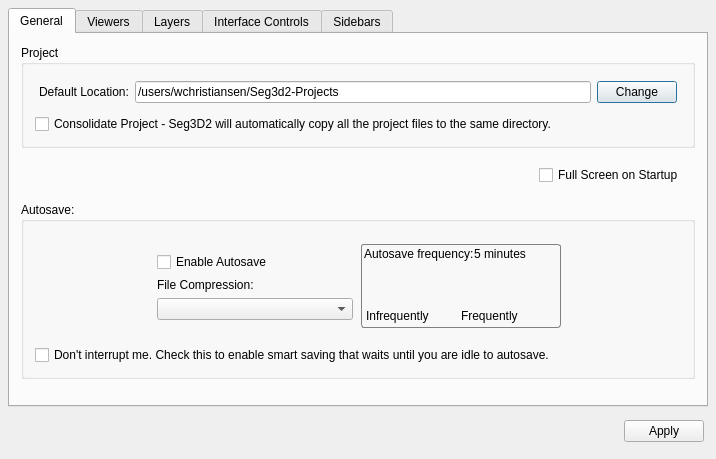
<?xml version="1.0" encoding="UTF-8"?>
<ui version="4.0">
 <class>AppPreferences</class>
 <widget class="QDialog" name="AppPreferences">
  <property name="geometry">
   <rect>
    <x>0</x>
    <y>0</y>
    <width>716</width>
    <height>459</height>
   </rect>
  </property>
  <property name="windowTitle">
   <string>Seg3D Program Preferences</string>
  </property>
  <property name="layoutDirection">
   <enum>Qt::LeftToRight</enum>
  </property>
  <property name="styleSheet">
   <string notr="true">QToolButton{
  border: 1px solid rgb(103, 103, 103);
  border-radius: 3px;
}
QToolButton:pressed {
  border: 2px solid rgb(60, 60, 60);
  border-radius: 3px;
}
QToolButton:checked {
  border: 2px solid black;
  border-radius: 3px;
}

QFrame#frequency_frame_{
  border-radius: 3px;
border: 1px solid gray;
}</string>
  </property>
  <layout class="QVBoxLayout" name="verticalLayout">
   <property name="spacing">
    <number>4</number>
   </property>
   <property name="margin">
    <number>8</number>
   </property>
   <item>
    <widget class="QTabWidget" name="prefs_tabs_">
     <property name="currentIndex">
      <number>0</number>
     </property>
     <widget class="QWidget" name="tab_general_">
      <attribute name="title">
       <string>General</string>
      </attribute>
      <layout class="QVBoxLayout" name="verticalLayout_14">
       <item>
        <widget class="QGroupBox" name="groupBox_9">
         <property name="sizePolicy">
          <sizepolicy hsizetype="Preferred" vsizetype="Fixed">
           <horstretch>0</horstretch>
           <verstretch>0</verstretch>
          </sizepolicy>
         </property>
         <property name="title">
          <string>Project</string>
         </property>
         <layout class="QVBoxLayout" name="verticalLayout_10">
          <item>
           <widget class="QWidget" name="widget_2" native="true">
            <property name="minimumSize">
             <size>
              <width>0</width>
              <height>32</height>
             </size>
            </property>
            <layout class="QHBoxLayout" name="horizontalLayout_2">
             <property name="margin">
              <number>4</number>
             </property>
             <item>
              <widget class="QLabel" name="label_10">
               <property name="text">
                <string>Default Location:</string>
               </property>
              </widget>
             </item>
             <item>
              <widget class="QLineEdit" name="path_">
               <property name="text">
                <string>/users/wchristiansen/Seg3d2-Projects</string>
               </property>
               <property name="readOnly">
                <bool>true</bool>
               </property>
              </widget>
             </item>
             <item>
              <widget class="QPushButton" name="change_directory_button_">
               <property name="text">
                <string>Change</string>
               </property>
              </widget>
             </item>
            </layout>
           </widget>
          </item>
          <item>
           <widget class="QCheckBox" name="consolidate_project_checkbox_">
            <property name="text">
             <string>Consolidate Project - Seg3D2 will automatically copy all the project files to the same directory.</string>
            </property>
           </widget>
          </item>
         </layout>
        </widget>
       </item>
       <item>
        <widget class="QWidget" name="widget_3" native="true">
         <property name="sizePolicy">
          <sizepolicy hsizetype="Preferred" vsizetype="Fixed">
           <horstretch>0</horstretch>
           <verstretch>0</verstretch>
          </sizepolicy>
         </property>
         <layout class="QHBoxLayout" name="horizontalLayout_11">
          <item>
           <spacer name="horizontalSpacer_3">
            <property name="orientation">
             <enum>Qt::Horizontal</enum>
            </property>
            <property name="sizeHint" stdset="0">
             <size>
              <width>472</width>
              <height>20</height>
             </size>
            </property>
           </spacer>
          </item>
          <item>
           <widget class="QCheckBox" name="full_screen_on_startup_checkbox_">
            <property name="text">
             <string>Full Screen on Startup</string>
            </property>
            <property name="checked">
             <bool>false</bool>
            </property>
           </widget>
          </item>
         </layout>
        </widget>
       </item>
       <item>
        <widget class="QGroupBox" name="groupBox_2">
         <property name="sizePolicy">
          <sizepolicy hsizetype="Preferred" vsizetype="MinimumExpanding">
           <horstretch>0</horstretch>
           <verstretch>0</verstretch>
          </sizepolicy>
         </property>
         <property name="title">
          <string>Autosave:</string>
         </property>
         <layout class="QVBoxLayout" name="verticalLayout_13">
          <item>
           <widget class="QWidget" name="widget_24" native="true">
            <layout class="QHBoxLayout" name="horizontalLayout_20">
             <item>
              <spacer name="horizontalSpacer_8">
               <property name="orientation">
                <enum>Qt::Horizontal</enum>
               </property>
               <property name="sizeHint" stdset="0">
                <size>
                 <width>40</width>
                 <height>20</height>
                </size>
               </property>
              </spacer>
             </item>
             <item>
              <widget class="QWidget" name="widget_23" native="true">
               <property name="minimumSize">
                <size>
                 <width>200</width>
                 <height>0</height>
                </size>
               </property>
               <layout class="QVBoxLayout" name="verticalLayout_12">
                <property name="spacing">
                 <number>0</number>
                </property>
                <property name="margin">
                 <number>2</number>
                </property>
                <item>
                 <widget class="QWidget" name="widget_13" native="true">
                  <property name="minimumSize">
                   <size>
                    <width>0</width>
                    <height>32</height>
                   </size>
                  </property>
                  <layout class="QHBoxLayout" name="horizontalLayout_3">
                   <property name="spacing">
                    <number>0</number>
                   </property>
                   <property name="margin">
                    <number>0</number>
                   </property>
                   <item>
                    <widget class="QCheckBox" name="auto_save_checkbox_">
                     <property name="text">
                      <string>Enable Autosave</string>
                     </property>
                    </widget>
                   </item>
                  </layout>
                 </widget>
                </item>
                <item>
                 <widget class="QWidget" name="widget_20" native="true">
                  <property name="minimumSize">
                   <size>
                    <width>0</width>
                    <height>48</height>
                   </size>
                  </property>
                  <layout class="QVBoxLayout" name="verticalLayout_11">
                   <property name="spacing">
                    <number>0</number>
                   </property>
                   <property name="margin">
                    <number>0</number>
                   </property>
                   <item>
                    <widget class="QWidget" name="widget_21" native="true">
                     <layout class="QHBoxLayout" name="horizontalLayout_18">
                      <property name="spacing">
                       <number>0</number>
                      </property>
                      <property name="margin">
                       <number>0</number>
                      </property>
                      <item>
                       <widget class="QLabel" name="label_21">
                        <property name="sizePolicy">
                         <sizepolicy hsizetype="Preferred" vsizetype="Fixed">
                          <horstretch>0</horstretch>
                          <verstretch>0</verstretch>
                         </sizepolicy>
                        </property>
                        <property name="text">
                         <string>File Compression:</string>
                        </property>
                       </widget>
                      </item>
                     </layout>
                    </widget>
                   </item>
                   <item>
                    <widget class="QWidget" name="widget_22" native="true">
                     <property name="sizePolicy">
                      <sizepolicy hsizetype="Preferred" vsizetype="MinimumExpanding">
                       <horstretch>0</horstretch>
                       <verstretch>0</verstretch>
                      </sizepolicy>
                     </property>
                     <property name="minimumSize">
                      <size>
                       <width>0</width>
                       <height>32</height>
                      </size>
                     </property>
                     <layout class="QHBoxLayout" name="horizontalLayout_19">
                      <property name="spacing">
                       <number>0</number>
                      </property>
                      <property name="margin">
                       <number>0</number>
                      </property>
                      <item>
                       <widget class="QComboBox" name="compression_combobox_"/>
                      </item>
                     </layout>
                    </widget>
                   </item>
                  </layout>
                 </widget>
                </item>
               </layout>
              </widget>
             </item>
             <item>
              <widget class="QFrame" name="frequency_frame_">
               <property name="minimumSize">
                <size>
                 <width>200</width>
                 <height>0</height>
                </size>
               </property>
               <property name="frameShape">
                <enum>QFrame::StyledPanel</enum>
               </property>
               <property name="frameShadow">
                <enum>QFrame::Plain</enum>
               </property>
               <property name="lineWidth">
                <number>1</number>
               </property>
               <layout class="QVBoxLayout" name="verticalLayout_9">
                <property name="spacing">
                 <number>0</number>
                </property>
                <property name="margin">
                 <number>2</number>
                </property>
                <item>
                 <widget class="QWidget" name="widget_14" native="true">
                  <property name="sizePolicy">
                   <sizepolicy hsizetype="Preferred" vsizetype="Fixed">
                    <horstretch>0</horstretch>
                    <verstretch>0</verstretch>
                   </sizepolicy>
                  </property>
                  <layout class="QHBoxLayout" name="horizontalLayout_17">
                   <property name="spacing">
                    <number>0</number>
                   </property>
                   <property name="margin">
                    <number>0</number>
                   </property>
                   <item>
                    <widget class="QLabel" name="label_20">
                     <property name="text">
                      <string>Autosave frequency:</string>
                     </property>
                    </widget>
                   </item>
                   <item>
                    <widget class="QWidget" name="widget_25" native="true">
                     <property name="layoutDirection">
                      <enum>Qt::RightToLeft</enum>
                     </property>
                     <layout class="QHBoxLayout" name="frequency_layout_">
                      <property name="spacing">
                       <number>0</number>
                      </property>
                      <property name="margin">
                       <number>0</number>
                      </property>
                      <item>
                       <widget class="QLabel" name="frequency_label_">
                        <property name="layoutDirection">
                         <enum>Qt::LeftToRight</enum>
                        </property>
                        <property name="text">
                         <string>5 minutes</string>
                        </property>
                       </widget>
                      </item>
                     </layout>
                    </widget>
                   </item>
                  </layout>
                 </widget>
                </item>
                <item>
                 <widget class="QWidget" name="widget_15" native="true">
                  <layout class="QHBoxLayout" name="horizontalLayout_13">
                   <property name="spacing">
                    <number>0</number>
                   </property>
                   <property name="margin">
                    <number>2</number>
                   </property>
                  </layout>
                 </widget>
                </item>
                <item>
                 <widget class="QWidget" name="widget_16" native="true">
                  <property name="sizePolicy">
                   <sizepolicy hsizetype="Preferred" vsizetype="Fixed">
                    <horstretch>0</horstretch>
                    <verstretch>0</verstretch>
                   </sizepolicy>
                  </property>
                  <layout class="QHBoxLayout" name="horizontalLayout_16">
                   <property name="spacing">
                    <number>0</number>
                   </property>
                   <property name="margin">
                    <number>2</number>
                   </property>
                   <item>
                    <widget class="QWidget" name="widget_18" native="true">
                     <layout class="QHBoxLayout" name="horizontalLayout_15">
                      <property name="spacing">
                       <number>0</number>
                      </property>
                      <property name="margin">
                       <number>0</number>
                      </property>
                      <item>
                       <widget class="QLabel" name="label_19">
                        <property name="layoutDirection">
                         <enum>Qt::LeftToRight</enum>
                        </property>
                        <property name="text">
                         <string>Infrequently</string>
                        </property>
                       </widget>
                      </item>
                     </layout>
                    </widget>
                   </item>
                   <item>
                    <widget class="QWidget" name="widget_17" native="true">
                     <layout class="QHBoxLayout" name="horizontalLayout_14">
                      <property name="spacing">
                       <number>0</number>
                      </property>
                      <property name="margin">
                       <number>0</number>
                      </property>
                      <item>
                       <widget class="QLabel" name="label_9">
                        <property name="layoutDirection">
                         <enum>Qt::RightToLeft</enum>
                        </property>
                        <property name="text">
                         <string>Frequently</string>
                        </property>
                       </widget>
                      </item>
                     </layout>
                    </widget>
                   </item>
                  </layout>
                 </widget>
                </item>
               </layout>
              </widget>
             </item>
             <item>
              <spacer name="horizontalSpacer_7">
               <property name="orientation">
                <enum>Qt::Horizontal</enum>
               </property>
               <property name="sizeHint" stdset="0">
                <size>
                 <width>40</width>
                 <height>20</height>
                </size>
               </property>
              </spacer>
             </item>
            </layout>
           </widget>
          </item>
          <item>
           <widget class="QWidget" name="widget_19" native="true">
            <layout class="QHBoxLayout" name="horizontalLayout_23">
             <property name="spacing">
              <number>0</number>
             </property>
             <property name="margin">
              <number>0</number>
             </property>
             <item>
              <widget class="QCheckBox" name="smart_save_checkbox_">
               <property name="text">
                <string>Don't interrupt me. Check this to enable smart saving that waits until you are idle to autosave. </string>
               </property>
              </widget>
             </item>
            </layout>
           </widget>
          </item>
         </layout>
        </widget>
       </item>
       <item>
        <spacer name="verticalSpacer_2">
         <property name="orientation">
          <enum>Qt::Vertical</enum>
         </property>
         <property name="sizeHint" stdset="0">
          <size>
           <width>20</width>
           <height>125</height>
          </size>
         </property>
        </spacer>
       </item>
      </layout>
     </widget>
     <widget class="QWidget" name="tab_viewers_">
      <attribute name="title">
       <string>Viewers</string>
      </attribute>
      <layout class="QHBoxLayout" name="horizontalLayout_12">
       <item>
        <spacer name="horizontalSpacer_4">
         <property name="orientation">
          <enum>Qt::Horizontal</enum>
         </property>
         <property name="sizeHint" stdset="0">
          <size>
           <width>100</width>
           <height>20</height>
          </size>
         </property>
        </spacer>
       </item>
       <item>
        <widget class="QWidget" name="widget_4" native="true">
         <property name="layoutDirection">
          <enum>Qt::LeftToRight</enum>
         </property>
         <layout class="QGridLayout" name="gridLayout">
          <item row="0" column="0">
           <widget class="QLabel" name="label">
            <property name="sizePolicy">
             <sizepolicy hsizetype="MinimumExpanding" vsizetype="Preferred">
              <horstretch>0</horstretch>
              <verstretch>0</verstretch>
             </sizepolicy>
            </property>
            <property name="text">
             <string>Default Viewer Mode:</string>
            </property>
           </widget>
          </item>
          <item row="1" column="0">
           <widget class="QLabel" name="label_3">
            <property name="sizePolicy">
             <sizepolicy hsizetype="MinimumExpanding" vsizetype="Preferred">
              <horstretch>0</horstretch>
              <verstretch>0</verstretch>
             </sizepolicy>
            </property>
            <property name="text">
             <string>Grid size:</string>
            </property>
           </widget>
          </item>
          <item row="1" column="1">
           <widget class="QSpinBox" name="grid_size_spinbox_">
            <property name="sizePolicy">
             <sizepolicy hsizetype="Preferred" vsizetype="Fixed">
              <horstretch>0</horstretch>
              <verstretch>0</verstretch>
             </sizepolicy>
            </property>
            <property name="maximumSize">
             <size>
              <width>16777215</width>
              <height>16777215</height>
             </size>
            </property>
            <property name="minimum">
             <number>1</number>
            </property>
            <property name="maximum">
             <number>100</number>
            </property>
            <property name="value">
             <number>25</number>
            </property>
           </widget>
          </item>
          <item row="2" column="1">
           <widget class="QComboBox" name="background_color_combobox_">
            <property name="maximumSize">
             <size>
              <width>16777215</width>
              <height>16777215</height>
             </size>
            </property>
           </widget>
          </item>
          <item row="0" column="1">
           <widget class="QComboBox" name="viewer_mode_combobox_"/>
          </item>
          <item row="4" column="0">
           <widget class="QCheckBox" name="show_slice_numbers_checkbox_">
            <property name="text">
             <string>Show Slice Numbers</string>
            </property>
           </widget>
          </item>
          <item row="2" column="0">
           <widget class="QLabel" name="label_2">
            <property name="text">
             <string>Background Color:</string>
            </property>
           </widget>
          </item>
         </layout>
        </widget>
       </item>
       <item>
        <spacer name="horizontalSpacer_5">
         <property name="orientation">
          <enum>Qt::Horizontal</enum>
         </property>
         <property name="sizeHint" stdset="0">
          <size>
           <width>40</width>
           <height>20</height>
          </size>
         </property>
        </spacer>
       </item>
      </layout>
     </widget>
     <widget class="QWidget" name="tab_layers_">
      <attribute name="title">
       <string>Layers</string>
      </attribute>
      <layout class="QGridLayout" name="gridLayout_2">
       <property name="leftMargin">
        <number>10</number>
       </property>
       <property name="topMargin">
        <number>2</number>
       </property>
       <property name="rightMargin">
        <number>10</number>
       </property>
       <property name="bottomMargin">
        <number>10</number>
       </property>
       <property name="spacing">
        <number>10</number>
       </property>
       <item row="0" column="0">
        <widget class="QGroupBox" name="general_layer_settings_">
         <property name="sizePolicy">
          <sizepolicy hsizetype="Fixed" vsizetype="Fixed">
           <horstretch>0</horstretch>
           <verstretch>0</verstretch>
          </sizepolicy>
         </property>
         <property name="title">
          <string>General</string>
         </property>
         <layout class="QHBoxLayout" name="horizontalLayout_4">
          <property name="margin">
           <number>4</number>
          </property>
          <item>
           <widget class="QWidget" name="widget_5" native="true">
            <layout class="QVBoxLayout" name="verticalLayout_2">
             <property name="spacing">
              <number>4</number>
             </property>
             <property name="margin">
              <number>4</number>
             </property>
             <item>
              <widget class="QLabel" name="label_6">
               <property name="text">
                <string>Default Layer Opacity:</string>
               </property>
              </widget>
             </item>
            </layout>
           </widget>
          </item>
         </layout>
        </widget>
       </item>
       <item row="1" column="0">
        <widget class="QGroupBox" name="data_layer_settings_">
         <property name="sizePolicy">
          <sizepolicy hsizetype="Preferred" vsizetype="MinimumExpanding">
           <horstretch>0</horstretch>
           <verstretch>0</verstretch>
          </sizepolicy>
         </property>
         <property name="title">
          <string>Data Layers:</string>
         </property>
        </widget>
       </item>
       <item row="0" column="1" rowspan="2">
        <widget class="QGroupBox" name="mask_layer_settings_">
         <property name="title">
          <string>Mask Layers:</string>
         </property>
         <property name="alignment">
          <set>Qt::AlignLeading|Qt::AlignLeft|Qt::AlignTop</set>
         </property>
         <layout class="QVBoxLayout" name="verticalLayout_8">
          <property name="spacing">
           <number>4</number>
          </property>
          <property name="leftMargin">
           <number>4</number>
          </property>
          <property name="topMargin">
           <number>2</number>
          </property>
          <property name="rightMargin">
           <number>4</number>
          </property>
          <property name="bottomMargin">
           <number>4</number>
          </property>
          <item>
           <widget class="QWidget" name="widget_6" native="true">
            <property name="sizePolicy">
             <sizepolicy hsizetype="Preferred" vsizetype="Fixed">
              <horstretch>0</horstretch>
              <verstretch>0</verstretch>
             </sizepolicy>
            </property>
            <property name="maximumSize">
             <size>
              <width>16777215</width>
              <height>36</height>
             </size>
            </property>
            <layout class="QHBoxLayout" name="horizontalLayout_5" stretch="1,1">
             <property name="spacing">
              <number>0</number>
             </property>
             <property name="margin">
              <number>4</number>
             </property>
             <item>
              <widget class="QLabel" name="label_4">
               <property name="text">
                <string>Default Mask Fill:</string>
               </property>
              </widget>
             </item>
             <item>
              <widget class="QComboBox" name="mask_fill_combobox_">
               <property name="focusPolicy">
                <enum>Qt::ClickFocus</enum>
               </property>
              </widget>
             </item>
            </layout>
           </widget>
          </item>
          <item>
           <widget class="QWidget" name="widget_7" native="true">
            <property name="sizePolicy">
             <sizepolicy hsizetype="Preferred" vsizetype="Fixed">
              <horstretch>0</horstretch>
              <verstretch>0</verstretch>
             </sizepolicy>
            </property>
            <property name="maximumSize">
             <size>
              <width>16777215</width>
              <height>36</height>
             </size>
            </property>
            <layout class="QHBoxLayout" name="horizontalLayout_6" stretch="1,1">
             <property name="spacing">
              <number>0</number>
             </property>
             <property name="margin">
              <number>4</number>
             </property>
             <item>
              <widget class="QLabel" name="label_5">
               <property name="text">
                <string>Default Mask Border:</string>
               </property>
              </widget>
             </item>
             <item>
              <widget class="QComboBox" name="mask_border_combobox_">
               <property name="focusPolicy">
                <enum>Qt::ClickFocus</enum>
               </property>
              </widget>
             </item>
            </layout>
           </widget>
          </item>
          <item>
           <widget class="QGroupBox" name="groupBox">
            <property name="sizePolicy">
             <sizepolicy hsizetype="Preferred" vsizetype="Fixed">
              <horstretch>0</horstretch>
              <verstretch>0</verstretch>
             </sizepolicy>
            </property>
            <property name="title">
             <string>Available Mask Colors ( click to change color ):</string>
            </property>
            <layout class="QVBoxLayout" name="verticalLayout_3">
             <property name="spacing">
              <number>2</number>
             </property>
             <property name="leftMargin">
              <number>4</number>
             </property>
             <property name="topMargin">
              <number>4</number>
             </property>
             <property name="rightMargin">
              <number>4</number>
             </property>
             <property name="bottomMargin">
              <number>0</number>
             </property>
             <item>
              <widget class="QWidget" name="widget_12" native="true">
               <property name="minimumSize">
                <size>
                 <width>0</width>
                 <height>40</height>
                </size>
               </property>
               <layout class="QHBoxLayout" name="color_h_layout_">
                <property name="margin">
                 <number>4</number>
                </property>
               </layout>
              </widget>
             </item>
             <item>
              <widget class="QWidget" name="widget_11" native="true">
               <property name="sizePolicy">
                <sizepolicy hsizetype="Preferred" vsizetype="Fixed">
                 <horstretch>0</horstretch>
                 <verstretch>0</verstretch>
                </sizepolicy>
               </property>
               <property name="minimumSize">
                <size>
                 <width>0</width>
                 <height>0</height>
                </size>
               </property>
               <layout class="QVBoxLayout" name="color_widget_picker_layout_">
                <property name="spacing">
                 <number>0</number>
                </property>
                <property name="margin">
                 <number>0</number>
                </property>
               </layout>
              </widget>
             </item>
             <item>
              <widget class="QWidget" name="widget_10" native="true">
               <property name="sizePolicy">
                <sizepolicy hsizetype="Preferred" vsizetype="Preferred">
                 <horstretch>0</horstretch>
                 <verstretch>0</verstretch>
                </sizepolicy>
               </property>
               <property name="minimumSize">
                <size>
                 <width>0</width>
                 <height>40</height>
                </size>
               </property>
               <layout class="QHBoxLayout" name="horizontalLayout_10">
                <property name="spacing">
                 <number>0</number>
                </property>
                <property name="margin">
                 <number>4</number>
                </property>
                <item>
                 <spacer name="horizontalSpacer_2">
                  <property name="orientation">
                   <enum>Qt::Horizontal</enum>
                  </property>
                  <property name="sizeHint" stdset="0">
                   <size>
                    <width>100</width>
                    <height>20</height>
                   </size>
                  </property>
                 </spacer>
                </item>
                <item>
                 <widget class="QPushButton" name="revert_to_defaults_button_">
                  <property name="sizePolicy">
                   <sizepolicy hsizetype="Fixed" vsizetype="Fixed">
                    <horstretch>0</horstretch>
                    <verstretch>0</verstretch>
                   </sizepolicy>
                  </property>
                  <property name="focusPolicy">
                   <enum>Qt::ClickFocus</enum>
                  </property>
                  <property name="text">
                   <string>Revert to Defaults</string>
                  </property>
                 </widget>
                </item>
                <item>
                 <spacer name="horizontalSpacer_6">
                  <property name="orientation">
                   <enum>Qt::Horizontal</enum>
                  </property>
                  <property name="sizeHint" stdset="0">
                   <size>
                    <width>40</width>
                    <height>20</height>
                   </size>
                  </property>
                 </spacer>
                </item>
               </layout>
              </widget>
             </item>
            </layout>
           </widget>
          </item>
          <item>
           <spacer name="verticalSpacer">
            <property name="orientation">
             <enum>Qt::Vertical</enum>
            </property>
            <property name="sizeHint" stdset="0">
             <size>
              <width>20</width>
              <height>60</height>
             </size>
            </property>
           </spacer>
          </item>
         </layout>
        </widget>
       </item>
      </layout>
     </widget>
     <widget class="QWidget" name="tab_interface_controls_">
      <attribute name="title">
       <string>Interface Controls</string>
      </attribute>
      <layout class="QHBoxLayout" name="horizontalLayout_8">
       <property name="spacing">
        <number>10</number>
       </property>
       <property name="leftMargin">
        <number>10</number>
       </property>
       <property name="topMargin">
        <number>2</number>
       </property>
       <property name="rightMargin">
        <number>10</number>
       </property>
       <property name="bottomMargin">
        <number>10</number>
       </property>
       <item>
        <widget class="QGroupBox" name="mouse_controls_">
         <property name="title">
          <string>Mouse Controls:</string>
         </property>
         <layout class="QGridLayout" name="gridLayout_3">
          <property name="margin">
           <number>4</number>
          </property>
          <property name="spacing">
           <number>4</number>
          </property>
          <item row="0" column="0">
           <widget class="QLabel" name="label_11">
            <property name="text">
             <string>Right Mouse Button:</string>
            </property>
           </widget>
          </item>
          <item row="0" column="1">
           <widget class="QLabel" name="label_12">
            <property name="text">
             <string>Left Mouse Button:</string>
            </property>
           </widget>
          </item>
          <item row="1" column="0">
           <widget class="QComboBox" name="comboBox_3"/>
          </item>
          <item row="1" column="1">
           <widget class="QComboBox" name="comboBox_4"/>
          </item>
          <item row="2" column="0">
           <widget class="QLabel" name="label_13">
            <property name="text">
             <string>Center Mouse Button:</string>
            </property>
           </widget>
          </item>
          <item row="2" column="1">
           <widget class="QLabel" name="label_14">
            <property name="text">
             <string>Scroll Wheel:</string>
            </property>
           </widget>
          </item>
          <item row="3" column="0">
           <widget class="QComboBox" name="comboBox_5"/>
          </item>
          <item row="3" column="1">
           <widget class="QComboBox" name="comboBox_6"/>
          </item>
          <item row="4" column="0" colspan="2">
           <widget class="QLabel" name="label_15">
            <property name="text">
             <string>Right Mouse Button + Move Left/Right:</string>
            </property>
           </widget>
          </item>
          <item row="5" column="0" colspan="2">
           <widget class="QComboBox" name="comboBox_7"/>
          </item>
          <item row="6" column="0" colspan="2">
           <widget class="QLabel" name="label_16">
            <property name="text">
             <string>Right Mouse Button + Move Forward/Backwards:</string>
            </property>
           </widget>
          </item>
          <item row="7" column="0" colspan="2">
           <widget class="QComboBox" name="comboBox_8"/>
          </item>
          <item row="8" column="0" colspan="2">
           <widget class="QLabel" name="label_17">
            <property name="text">
             <string>Left Mouse Button + Move Left/Right:</string>
            </property>
           </widget>
          </item>
          <item row="9" column="0" colspan="2">
           <widget class="QComboBox" name="comboBox_10"/>
          </item>
          <item row="10" column="0" colspan="2">
           <widget class="QLabel" name="label_18">
            <property name="text">
             <string>Left Mouse Button + Move Forward/Backwards:</string>
            </property>
           </widget>
          </item>
          <item row="11" column="0" colspan="2">
           <widget class="QComboBox" name="comboBox_9"/>
          </item>
         </layout>
        </widget>
       </item>
       <item>
        <widget class="QGroupBox" name="groupBox_7">
         <property name="title">
          <string>Hot Keys:</string>
         </property>
        </widget>
       </item>
      </layout>
     </widget>
     <widget class="QWidget" name="tab_sidebars_">
      <attribute name="title">
       <string>Sidebars</string>
      </attribute>
      <layout class="QHBoxLayout" name="horizontalLayout_9">
       <property name="spacing">
        <number>10</number>
       </property>
       <property name="leftMargin">
        <number>10</number>
       </property>
       <property name="topMargin">
        <number>2</number>
       </property>
       <property name="rightMargin">
        <number>10</number>
       </property>
       <property name="bottomMargin">
        <number>10</number>
       </property>
       <item>
        <widget class="QGroupBox" name="groupBox_8">
         <property name="sizePolicy">
          <sizepolicy hsizetype="Fixed" vsizetype="Preferred">
           <horstretch>0</horstretch>
           <verstretch>0</verstretch>
          </sizepolicy>
         </property>
         <property name="title">
          <string>Show On Startup:</string>
         </property>
         <property name="alignment">
          <set>Qt::AlignLeading|Qt::AlignLeft|Qt::AlignTop</set>
         </property>
         <layout class="QVBoxLayout" name="verticalLayout_4">
          <item>
           <widget class="QCheckBox" name="tools_filters_checkbox_">
            <property name="text">
             <string>Tools/Filters</string>
            </property>
           </widget>
          </item>
          <item>
           <widget class="QCheckBox" name="layer_manager_checkbox_">
            <property name="text">
             <string>Layer Manager</string>
            </property>
           </widget>
          </item>
          <item>
           <widget class="QCheckBox" name="project_manager_checkbox_">
            <property name="text">
             <string>Project Manager</string>
            </property>
           </widget>
          </item>
          <item>
           <widget class="QCheckBox" name="measurement_checkbox_">
            <property name="text">
             <string>Measurement</string>
            </property>
           </widget>
          </item>
          <item>
           <widget class="QCheckBox" name="history_checkbox_">
            <property name="text">
             <string>History</string>
            </property>
           </widget>
          </item>
         </layout>
        </widget>
       </item>
       <item>
        <widget class="QTabWidget" name="tabWidget">
         <property name="currentIndex">
          <number>0</number>
         </property>
         <widget class="QWidget" name="tools_tab_">
          <attribute name="title">
           <string>Tools</string>
          </attribute>
          <layout class="QVBoxLayout" name="verticalLayout_5">
           <property name="spacing">
            <number>0</number>
           </property>
           <property name="leftMargin">
            <number>4</number>
           </property>
           <property name="topMargin">
            <number>5</number>
           </property>
           <property name="rightMargin">
            <number>4</number>
           </property>
           <property name="bottomMargin">
            <number>4</number>
           </property>
           <item>
            <widget class="QListView" name="tool_list_">
             <property name="horizontalScrollBarPolicy">
              <enum>Qt::ScrollBarAlwaysOff</enum>
             </property>
             <property name="selectionMode">
              <enum>QAbstractItemView::MultiSelection</enum>
             </property>
            </widget>
           </item>
           <item>
            <widget class="QWidget" name="widget_8" native="true">
             <property name="minimumSize">
              <size>
               <width>0</width>
               <height>28</height>
              </size>
             </property>
             <layout class="QHBoxLayout" name="horizontalLayout_7">
              <property name="spacing">
               <number>0</number>
              </property>
              <property name="margin">
               <number>4</number>
              </property>
              <item>
               <widget class="QLabel" name="label_7">
                <property name="text">
                 <string>Select which tools are active on startup</string>
                </property>
               </widget>
              </item>
             </layout>
            </widget>
           </item>
          </layout>
         </widget>
         <widget class="QWidget" name="filters_tab_">
          <attribute name="title">
           <string>Filters</string>
          </attribute>
          <layout class="QVBoxLayout" name="verticalLayout_7">
           <property name="spacing">
            <number>0</number>
           </property>
           <property name="leftMargin">
            <number>4</number>
           </property>
           <property name="topMargin">
            <number>5</number>
           </property>
           <property name="rightMargin">
            <number>4</number>
           </property>
           <property name="bottomMargin">
            <number>4</number>
           </property>
           <item>
            <widget class="QListView" name="filter_list_">
             <property name="horizontalScrollBarPolicy">
              <enum>Qt::ScrollBarAlwaysOff</enum>
             </property>
             <property name="selectionMode">
              <enum>QAbstractItemView::MultiSelection</enum>
             </property>
            </widget>
           </item>
           <item>
            <widget class="QWidget" name="widget_9" native="true">
             <property name="minimumSize">
              <size>
               <width>0</width>
               <height>28</height>
              </size>
             </property>
             <layout class="QVBoxLayout" name="verticalLayout_6">
              <property name="spacing">
               <number>0</number>
              </property>
              <property name="margin">
               <number>4</number>
              </property>
              <item>
               <widget class="QLabel" name="label_8">
                <property name="text">
                 <string>Select which filters are active on startup</string>
                </property>
               </widget>
              </item>
             </layout>
            </widget>
           </item>
          </layout>
         </widget>
        </widget>
       </item>
      </layout>
     </widget>
    </widget>
   </item>
   <item>
    <widget class="QWidget" name="widget" native="true">
     <property name="minimumSize">
      <size>
       <width>0</width>
       <height>40</height>
      </size>
     </property>
     <layout class="QHBoxLayout" name="horizontalLayout">
      <property name="spacing">
       <number>0</number>
      </property>
      <property name="margin">
       <number>4</number>
      </property>
      <item>
       <spacer name="horizontalSpacer">
        <property name="orientation">
         <enum>Qt::Horizontal</enum>
        </property>
        <property name="sizeHint" stdset="0">
         <size>
          <width>630</width>
          <height>20</height>
         </size>
        </property>
       </spacer>
      </item>
      <item>
       <widget class="QPushButton" name="apply_button_">
        <property name="text">
         <string>Apply</string>
        </property>
       </widget>
      </item>
     </layout>
    </widget>
   </item>
  </layout>
 </widget>
 <layoutdefault spacing="6" margin="11"/>
 <resources/>
 <connections/>
</ui>
